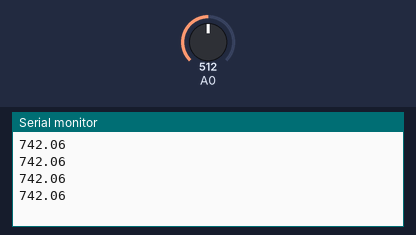
This sketch was run on a simulated Arduino Uno, built with avr-gcc and run on an emulated ATmega328P. On the bench: the last lines printed to the serial monitor. The inputs (shaded band) are chosen by the test bench; at power-on: A0 = 512.

Above: at 1.2 s.
1.3 s: A0 set to 716
At 1.72 s:
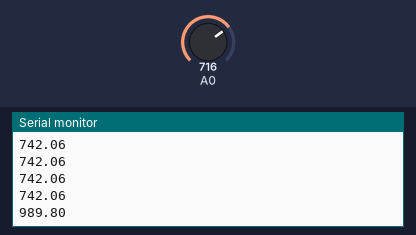
2.8 s: A0 set to 900
At 3.01 s:
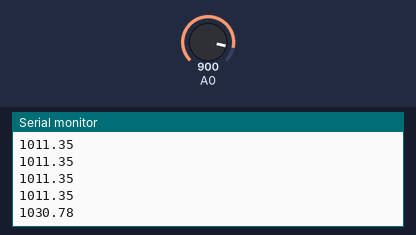
Timing chart, 0 to 5.8 s (numbered marks = the images above; inputs shaded):
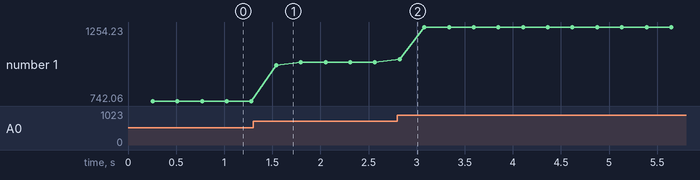

The sketch:

LinPotTesting.ino
```cpp
//#define start_measure 2.75
#define start_measure 88.9
//#define end_measure 53.5
#define end_measure 1365.25
#define start_value 17.2
#define end_value 984.1
#define sample_size 50

float slope = (end_measure - start_measure) / (end_value - start_value);
float intercept = end_measure - (end_value*slope);

void setup() {
  pinMode(A0, INPUT);
  Serial.begin(9600);
}

void loop() {
  int sample;
  float average = 0;
  for (int i = 0; i < sample_size; i++) {
    sample = analogRead(A0);
    average += sample;
    delay(5);
  }
 // Serial.println(analogRead(A0));
 // Serial.print("   ");
  average = average / sample_size;
 // Serial.println(average);
  Serial.println(((average * slope) + intercept));
}
```

Measured:
- after the input at 1.3 s, the serial monitor: prints a new line after 0.24 s (image 1)
- after the input at 2.8 s, the serial monitor: prints a new line at once (image 2)
- plotted number 1: 742.06 → 1011.35 after the input at 1.3 s, 1011.35 → 1254.23 after the input at 2.8 s
